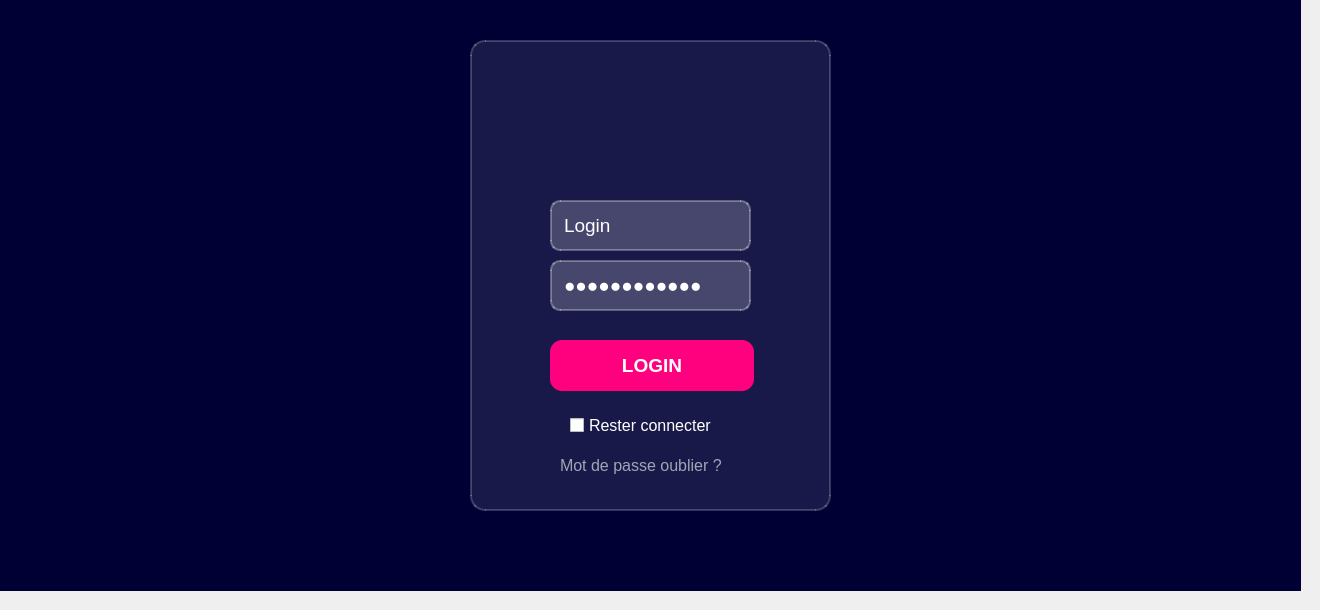
      <widget class="QWidget" name="page">
       <widget class="QWidget" name="loginPage" native="true">
        <property name="geometry">
         <rect>
          <x>-10</x>
          <y>-10</y>
          <width>1311</width>
          <height>601</height>
         </rect>
        </property>
        <property name="styleSheet">
         <string notr="true">/* 🔹 Dégradé de fond violet-bleu */
QWidget#loginPage {
    background-color: #000035;
}


/* 🔹 Effet &quot;verre fumé&quot; pour la boîte de connexion */
QFrame#loginFrame {
    background-color: rgba(255, 255, 255, 0.1);
    border-radius: 15px;
    border: 2px solid rgba(255, 255, 255, 0.2);
    padding: 20px;
}

/* 🔹 Style des champs de texte */
QLineEdit {
    background-color: rgba(255, 255, 255, 0.2);
    border: 2px solid rgba(255, 255, 255, 0.3);
    border-radius: 10px;
    padding: 10px;
    font-size: 14pt;
    color: white;
}

QLineEdit::placeholder {
    color: rgba(255, 255, 255, 0.6);
}

/* Effet lumineux lorsqu'on clique sur un champ */
QLineEdit:focus {
    border: 2px solid #FF007F;
    background-color: rgba(255, 255, 255, 0.3);
}


/* 🔹 Bouton LOGIN */
QPushButton#loginButton {
    background-color: #FF007F;  /* Rose vif */
    border-radius: 12px;
    font-size: 14pt;
    font-weight: bold;
    color: white;
    padding: 12px;
    min-width: 150px;
    border: none;
}

QPushButton#loginButton:hover {
    background-color: #E60073;
    transform: scale(1.05);
}


/* 🔹 Texte &quot;Remember Me&quot; et &quot;Forgot Password&quot; */
QCheckBox {
    color: white;
    font-size: 12pt;
}

QLabel#forgotPassword {
    color: rgba(255, 255, 255, 0.6);
    font-size: 12pt;
}
QLabel#forgotPassword:hover {
    color: white;
}
QLabel#userIcon {
    qproperty-alignment: AlignCenter;
    background-color: transparent;
    border-radius: 50px;
    padding: 10px;
}
</string>
        </property>
        <widget class="QFrame" name="loginFrame">
         <property name="geometry">
          <rect>
           <x>480</x>
           <y>50</y>
           <width>361</width>
           <height>471</height>
          </rect>
         </property>
         <property name="styleSheet">
          <string notr="true">
QLabel#userIcon {
    qproperty-alignment: AlignCenter;
    background-color: transparent;
    border-radius: 50px;
    padding: 10px;
}
QLineEdit {
    background-color: rgba(255, 255, 255, 0.2);
    border: 2px solid rgba(255, 255, 255, 0.3);
    border-radius: 10px;
    padding: 10px;
    font-size: 14pt;
    color: white;
}

QLineEdit::placeholder {
    color: rgba(255, 255, 255, 0.6);
}

/* Effet lumineux lorsqu'on clique sur un champ */
QLineEdit:focus {
    border: 2px solid #FF007F;
    background-color: rgba(255, 255, 255, 0.3);
}
</string>
         </property>
         <property name="frameShape">
          <enum>QFrame::Shape::StyledPanel</enum>
         </property>
         <property name="frameShadow">
          <enum>QFrame::Shadow::Raised</enum>
         </property>
         <widget class="QLineEdit" name="Username">
          <property name="geometry">
           <rect>
            <x>80</x>
            <y>160</y>
            <width>201</width>
            <height>51</height>
           </rect>
          </property>
          <property name="text">
           <string>Login</string>
          </property>
         </widget>
         <widget class="QLineEdit" name="Password">
          <property name="geometry">
           <rect>
            <x>80</x>
            <y>220</y>
            <width>201</width>
            <height>51</height>
           </rect>
          </property>
          <property name="text">
           <string>Mot de passe</string>
          </property>
          <property name="echoMode">
           <enum>QLineEdit::EchoMode::Password</enum>
          </property>
         </widget>
         <widget class="QPushButton" name="loginButton">
          <property name="geometry">
           <rect>
            <x>80</x>
            <y>300</y>
            <width>204</width>
            <height>51</height>
           </rect>
          </property>
          <property name="text">
           <string>LOGIN</string>
          </property>
         </widget>
         <widget class="QCheckBox" name="checkBox">
          <property name="geometry">
           <rect>
            <x>100</x>
            <y>370</y>
            <width>171</width>
            <height>31</height>
           </rect>
          </property>
          <property name="text">
           <string>Rester connecter</string>
          </property>
         </widget>
         <widget class="QLabel" name="forgotPassword">
          <property name="geometry">
           <rect>
            <x>90</x>
            <y>410</y>
            <width>211</width>
            <height>31</height>
           </rect>
          </property>
          <property name="text">
           <string>Mot de passe oublier ?</string>
          </property>
         </widget>
         <widget class="QLabel" name="userIcon">
          <property name="geometry">
           <rect>
            <x>140</x>
            <y>20</y>
            <width>101</width>
            <height>100</height>
           </rect>
          </property>
          <property name="text">
           <string/>
          </property>
          <property name="pixmap">
           <pixmap>../../../Downloads/icons8-utilisateur-50.png</pixmap>
          </property>
          <property name="scaledContents">
           <bool>true</bool>
          </property>
         </widget>
        </widget>
       </widget>
      </widget>
